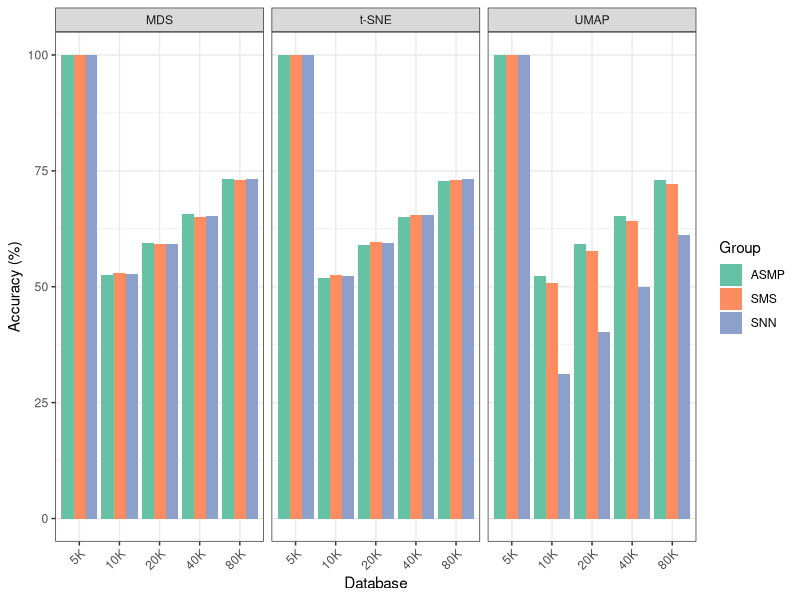
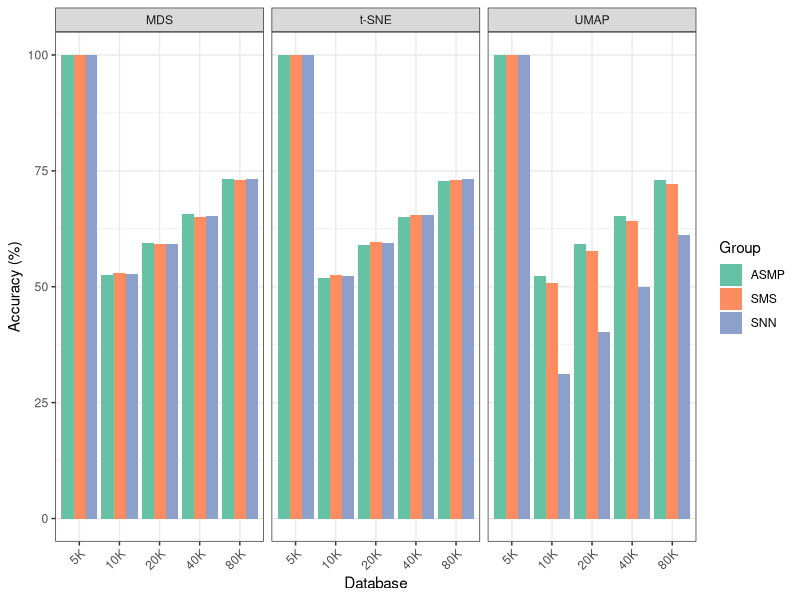
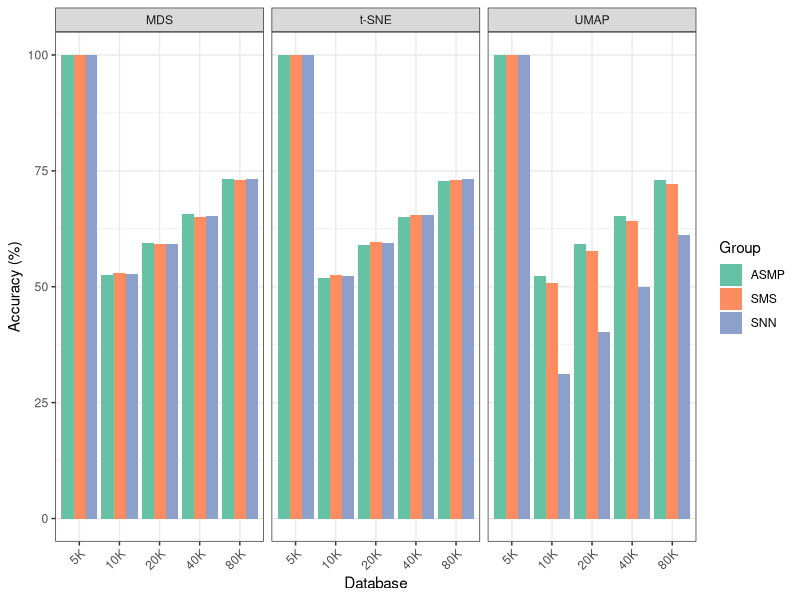

Reproduce these figures in R, in order.

library(tidyverse)

# Check current working directory
getwd()

# Read file and select relevant columns
df <- read.table("acc_percent_sigprot_methods.txt")[, c(1, 3)]
colnames(df) <- c("filename", "value")

# Extract 'parameter' and split into 'type' and 'group'
df$parameter <- sub("_uniprot.*", "", df$filename)
df <- df %>%
  separate(parameter, into = c("type", "group"), sep = "_")

# Extract and convert size to "K" format
df$sizeK <- sub(".*_(\\d+)_.*", "\\1", df$filename)
df$sizeK_num <- as.numeric(df$sizeK) / 1000
df$sizeK <- paste0(df$sizeK_num, "K")

# Order sizeK factor by numeric value
df$sizeK <- factor(df$sizeK, levels = paste0(sort(unique(df$sizeK_num)), "K"))

# Create plot
p <- df %>%
  ggplot(aes(x = sizeK, y = value, fill = group)) +
  geom_col(position = "dodge") +
  facet_grid(~type) +
  scale_fill_brewer(palette = "Set2") +
  theme_bw() +
  theme(axis.text.x = element_text(angle = 45, hjust = 1)) +
  labs(
    x = "Database",
    y = "Accuracy (%)",
    fill = "Group")

# Display the plot (optional)
print(p)

# Save plot as PDF
ggsave("../../plots/dimreduct_distfunc.pdf", plot = p, width = 8, height = 5)
ggsave("../../plots/dimreduct_distfunc.png", plot = p, width = 8, height = 5, dpi = 300)

df %>%
  group_by(type, group) %>%
  summarise(avg_value = mean(value), .groups = "drop") %>%
  arrange(desc(avg_value))

